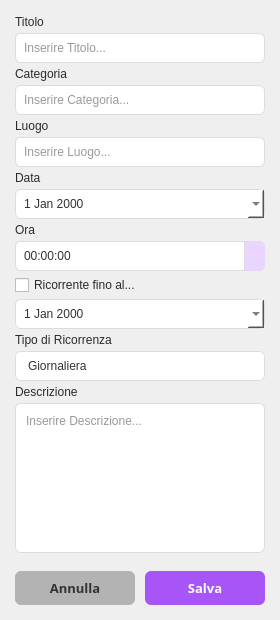
<?xml version="1.0" encoding="UTF-8"?>
<ui version="4.0">
 <class>FormAppuntamento</class>
 <widget class="QWidget" name="FormAppuntamento">
  <property name="geometry">
   <rect>
    <x>0</x>
    <y>0</y>
    <width>280</width>
    <height>620</height>
   </rect>
  </property>
  <property name="minimumSize">
   <size>
    <width>230</width>
    <height>0</height>
   </size>
  </property>
  <property name="windowTitle">
   <string>Form</string>
  </property>
  <property name="styleSheet">
   <string notr="true">QLineEdit, QPlainTextEdit, QDateEdit, QTimeEdit, QComboBox, QDateTimeEdit {
    background-color: #ffffff;
    border: 1px solid #dcdcdc;
    border-radius: 6px;
    padding: 6px;
    color: #333333;
}

QDateEdit, QTimeEdit, QDateTimeEdit {
    padding-right: 24px;
}

QDateEdit::up-button, QTimeEdit::up-button, QDateTimeEdit::up-button {
    subcontrol-origin: border;
    subcontrol-position: top right;
    width: 20px;
    height: 15px;
    border-left: 1px solid #dcdcdc;
    border-bottom: 1px solid #dcdcdc;
    border-top-right-radius: 6px;
    background-color: #e9d5ff;
}

QDateEdit::up-button:hover, QTimeEdit::up-button:hover, QDateTimeEdit::up-button:hover {
    background-color: #d8b4fe;
}

QDateEdit::up-button:pressed, QTimeEdit::up-button:pressed, QDateTimeEdit::up-button:pressed {
    background-color: #c084fc;
}

QDateEdit::down-button, QTimeEdit::down-button, QDateTimeEdit::down-button {
    subcontrol-origin: border;
    subcontrol-position: bottom right;
    width: 20px;
    height: 15px;
    border-left: 1px solid #dcdcdc;
    border-bottom-right-radius: 6px;
    background-color: #e9d5ff;
}

QDateEdit::down-button:hover, QTimeEdit::down-button:hover, QDateTimeEdit::down-button:hover {
    background-color: #d8b4fe;
}

QDateEdit::down-button:pressed, QTimeEdit::down-button:pressed, QDateTimeEdit::down-button:pressed {
    background-color: #c084fc;
}

QDateEdit::up-arrow, QTimeEdit::up-arrow, QDateTimeEdit::up-arrow {
    width: 9px;
    height: 9px;
}

QDateEdit::down-arrow, QTimeEdit::down-arrow, QDateTimeEdit::down-arrow {
    width: 9px;
    height: 9px;
}


QLineEdit:focus, QPlainTextEdit:focus, QDateEdit:focus, QTimeEdit:focus, QComboBox:focus {
    border: 1px solid #a855f7;
    background-color: #fcfaff;
}

#btnAnnulla {
    background-color: #b3b3b3;
    color: #333333;
    border: none;
    border-radius: 6px;
    padding: 8px 10px;
    font-weight: bold;
    font-size: 13px;
}

#btnAnnulla:hover {
    background-color: #a6a6a6;
}

#btnAnnulla:pressed {
    background-color: #8c8c8c;
}

#btnSalva {
    background-color: #a855f7;
    color: #ffffff;
    border: none;
    border-radius: 6px;
    padding: 8px 10px;
    font-weight: bold;
    font-size: 13px;
}

#btnSalva:hover {
    background-color: #9333ea;
}

#btnSalva:pressed {
    background-color: #7e22ce;
}

QLabel, QCheckBox {
    color: #2b2b2b;
}

</string>
  </property>
  <layout class="QVBoxLayout" name="insertDati">
   <property name="spacing">
    <number>4</number>
   </property>
   <property name="leftMargin">
    <number>15</number>
   </property>
   <property name="topMargin">
    <number>15</number>
   </property>
   <property name="rightMargin">
    <number>15</number>
   </property>
   <property name="bottomMargin">
    <number>15</number>
   </property>
   <item>
    <widget class="QLabel" name="Titolo">
     <property name="text">
      <string>Titolo</string>
     </property>
    </widget>
   </item>
   <item>
    <widget class="QLineEdit" name="editTitolo">
     <property name="inputMask">
      <string notr="true"/>
     </property>
     <property name="placeholderText">
      <string>Inserire Titolo...</string>
     </property>
     <property name="clearButtonEnabled">
      <bool>false</bool>
     </property>
    </widget>
   </item>
   <item>
    <widget class="QLabel" name="Categoria">
     <property name="text">
      <string>Categoria</string>
     </property>
    </widget>
   </item>
   <item>
    <widget class="QLineEdit" name="editCateg">
     <property name="placeholderText">
      <string>Inserire Categoria...</string>
     </property>
    </widget>
   </item>
   <item>
    <widget class="QLabel" name="Luogo">
     <property name="text">
      <string>Luogo</string>
     </property>
    </widget>
   </item>
   <item>
    <widget class="QLineEdit" name="editLuogo">
     <property name="placeholderText">
      <string>Inserire Luogo...</string>
     </property>
    </widget>
   </item>
   <item>
    <widget class="QLabel" name="Data">
     <property name="text">
      <string>Data</string>
     </property>
    </widget>
   </item>
   <item>
    <widget class="QDateEdit" name="dateEdit">
     <property name="styleSheet">
      <string notr="true">QCalendarWidget QWidget#qt_calendar_navigationbar {
    background-color: #f1f5f9;
    border-bottom: 1px solid #dcdcdc;
}

QCalendarWidget QToolButton {
    color: #333333;
    background-color: transparent;
    border-radius: 4px;
    font-weight: bold;
    padding: 4px;
}

QCalendarWidget QToolButton:hover {
    background-color: #e9d5ff;
}

QCalendarWidget QToolButton:pressed {
    background-color: #d8b4fe;
}

QCalendarWidget QMenu {
    background-color: #ffffff;
    color: #333333;
    border: 1px solid #dcdcdc;
}

QCalendarWidget QSpinBox {
    background-color: transparent;
    color: #333333;
    border: none;
    selection-background-color: #e9d5ff;
    selection-color: #333333;
}

QCalendarWidget QTableView {
    background-color: #ffffff;
    selection-background-color: #a855f7;
    selection-color: #ffffff;
    border: none;
    outline: 0px;
}

QCalendarWidget QAbstractItemView:enabled {
    color: #333333;
}

QCalendarWidget QAbstractItemView:disabled {
    color: #94a3b8;
}

QCalendarWidget QTableView QHeaderView::section {
    background-color: #f1f5f9;
    color: #333333;
    border: none;
    border-bottom: 1px solid #dcdcdc;
    padding: 4px;
    font-weight: 500;
}</string>
     </property>
     <property name="calendarPopup">
      <bool>true</bool>
     </property>
    </widget>
   </item>
   <item>
    <widget class="QLabel" name="Ora">
     <property name="text">
      <string>Ora</string>
     </property>
    </widget>
   </item>
   <item>
    <widget class="QTimeEdit" name="timeEdit"/>
   </item>
   <item>
    <widget class="QCheckBox" name="Ricorrenza">
     <property name="layoutDirection">
      <enum>Qt::LayoutDirection::LeftToRight</enum>
     </property>
     <property name="text">
      <string>Ricorrente fino al...</string>
     </property>
     <property name="checked">
      <bool>false</bool>
     </property>
     <property name="autoRepeat">
      <bool>false</bool>
     </property>
     <property name="tristate">
      <bool>false</bool>
     </property>
    </widget>
   </item>
   <item>
    <widget class="QDateEdit" name="dateRicor">
     <property name="styleSheet">
      <string notr="true">QCalendarWidget QWidget#qt_calendar_navigationbar {
    background-color: #f1f5f9;
    border-bottom: 1px solid #dcdcdc;
}

QCalendarWidget QToolButton {
    color: #333333;
    background-color: transparent;
    border-radius: 4px;
    font-weight: bold;
    padding: 4px;
}

QCalendarWidget QToolButton:hover {
    background-color: #e9d5ff;
}

QCalendarWidget QToolButton:pressed {
    background-color: #d8b4fe;
}

QCalendarWidget QMenu {
    background-color: #ffffff;
    color: #333333;
    border: 1px solid #dcdcdc;
}

QCalendarWidget QSpinBox {
    background-color: transparent;
    color: #333333;
    border: none;
    selection-background-color: #e9d5ff;
    selection-color: #333333;
}

QCalendarWidget QTableView {
    background-color: #ffffff;
    selection-background-color: #a855f7;
    selection-color: #ffffff;
    border: none;
    outline: 0px;
}

QCalendarWidget QAbstractItemView:enabled {
    color: #333333;
}

QCalendarWidget QAbstractItemView:disabled {
    color: #94a3b8;
}

QCalendarWidget QTableView QHeaderView::section {
    background-color: #f1f5f9;
    color: #333333;
    border: none;
    border-bottom: 1px solid #dcdcdc;
    padding: 4px;
    font-weight: 500;
}</string>
     </property>
     <property name="calendarPopup">
      <bool>true</bool>
     </property>
    </widget>
   </item>
   <item>
    <widget class="QLabel" name="TipoRicor">
     <property name="text">
      <string>Tipo di Ricorrenza</string>
     </property>
    </widget>
   </item>
   <item>
    <widget class="QComboBox" name="comboBox">
     <property name="styleSheet">
      <string notr="true">QComboBox {
    background-color: #ffffff;
    border: 1px solid #dcdcdc;
    border-radius: 6px;
    padding: 6px 12px;
    color: #333333;
}

QComboBox:focus {
    border: 1px solid #a855f7;
    background-color: #fcfaff;
}

QComboBox::drop-down {
    border: none;
    width: 30px;
}

QComboBox QAbstractItemView {
    background-color: #ffffff;
    border: 1px solid #dcdcdc;
    border-radius: 6px;
    color: #333333;
    selection-background-color: #e9d5ff;
    selection-color: #333333;
    outline: 0px;
}</string>
     </property>
     <property name="currentText">
      <string/>
     </property>
     <property name="placeholderText">
      <string>&lt;Nessuna ricorrenza selezionata&gt;</string>
     </property>
     <item>
      <property name="text">
       <string>Giornaliera</string>
      </property>
     </item>
     <item>
      <property name="text">
       <string>Settimanale</string>
      </property>
     </item>
     <item>
      <property name="text">
       <string>Mensile</string>
      </property>
     </item>
    </widget>
   </item>
   <item>
    <widget class="QLabel" name="Descr">
     <property name="text">
      <string>Descrizione</string>
     </property>
    </widget>
   </item>
   <item>
    <widget class="QPlainTextEdit" name="editDescr">
     <property name="maximumSize">
      <size>
       <width>16777215</width>
       <height>150</height>
      </size>
     </property>
     <property name="backgroundVisible">
      <bool>false</bool>
     </property>
     <property name="centerOnScroll">
      <bool>false</bool>
     </property>
     <property name="placeholderText">
      <string>Inserire Descrizione...</string>
     </property>
    </widget>
   </item>
   <item>
    <spacer name="verticalSpacer">
     <property name="orientation">
      <enum>Qt::Orientation::Vertical</enum>
     </property>
     <property name="sizeHint" stdset="0">
      <size>
       <width>20</width>
       <height>10</height>
      </size>
     </property>
    </spacer>
   </item>
   <item>
    <layout class="QHBoxLayout" name="layoutBottoni">
     <property name="spacing">
      <number>10</number>
     </property>
     <item>
      <widget class="QPushButton" name="btnAnnulla">
       <property name="sizePolicy">
        <sizepolicy hsizetype="Expanding" vsizetype="Fixed">
         <horstretch>0</horstretch>
         <verstretch>0</verstretch>
        </sizepolicy>
       </property>
       <property name="minimumSize">
        <size>
         <width>0</width>
         <height>30</height>
        </size>
       </property>
       <property name="font">
        <font>
         <family>Segoe UI Semibold</family>
         <pointsize>-1</pointsize>
         <bold>true</bold>
        </font>
       </property>
       <property name="text">
        <string>Annulla</string>
       </property>
      </widget>
     </item>
     <item>
      <widget class="QPushButton" name="btnSalva">
       <property name="sizePolicy">
        <sizepolicy hsizetype="Expanding" vsizetype="Fixed">
         <horstretch>0</horstretch>
         <verstretch>0</verstretch>
        </sizepolicy>
       </property>
       <property name="minimumSize">
        <size>
         <width>0</width>
         <height>30</height>
        </size>
       </property>
       <property name="font">
        <font>
         <family>Segoe UI Semibold</family>
         <pointsize>-1</pointsize>
         <bold>true</bold>
        </font>
       </property>
       <property name="text">
        <string>Salva</string>
       </property>
      </widget>
     </item>
    </layout>
   </item>
  </layout>
 </widget>
 <resources/>
 <connections/>
</ui>
